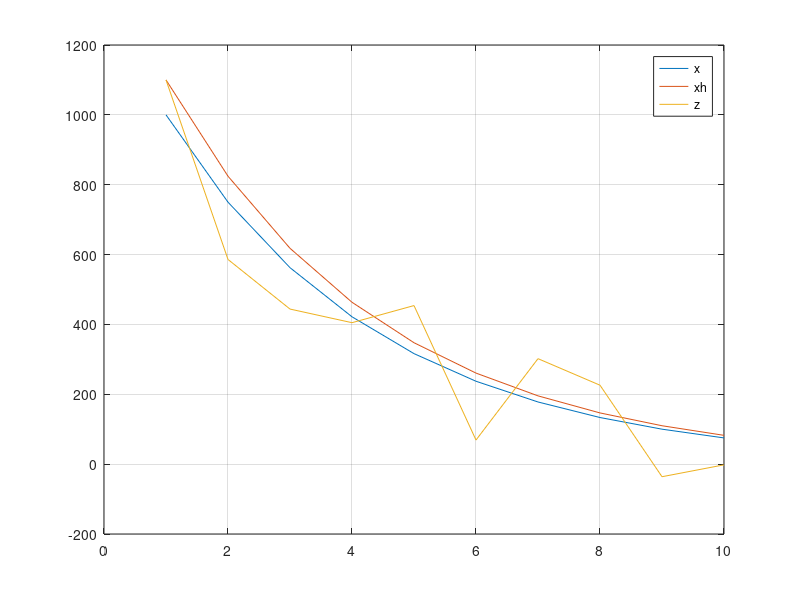

Recreate this plot in MATLAB.
% Very simple little script to show the basics of a
% kalman filter.
%
% Evert H. Rozendaal
% emb.prg2000@gmail.com

clear all

a = 0.75;
r = 200;

% Observed values
z = [1100 586 444 405 454 69 302 226 -36 -2];

% Initialize arrays
x  = zeros(size(z));  % For comparison only.
xh = zeros(size(z));  % x-hat (ouput)
g  = zeros(size(z));  % Gain
p  = zeros(size(z));  % Prediction

x(1)  = 1000;
xh(1) = z(1);
p(1)  = 1;

% Run loop
for k=2:length(z)
  x(k)  = x(k-1) * a;
  
  % Prediction
  xh(k) = xh(k-1) * a;
  p(k)  = a * p(k-1) * a;
 
  % Update
  g(k)  = p(k) / (p(k) + r);
  xh(k) = xh(k) + g(k) * (z(k) - xh(k));
  p(k)  = (1 - g(k)) * p(k); 
end

g(1) = g(2);
  
t = 1:length(x);
plot(t,x,t,xh,t,z)
legend('x','xh','z')
grid on
